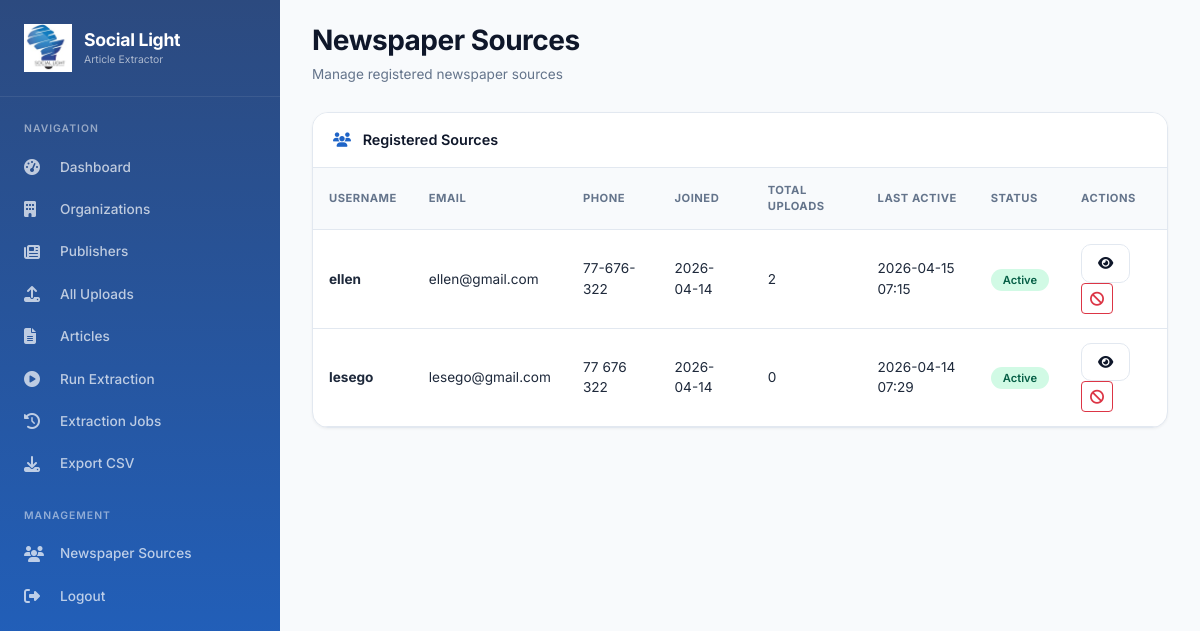
The page /users/list/ (signed in) on the database its author committed.
### users/models.py (models this page shows, shortened)
class User(AbstractUser):
    phone = models.CharField(max_length=20, blank=True, null=True)
    class Meta:
        db_table = 'users'

### users/views.py (the view)
# urls.py: path('list/', views.user_list, name='user_list'),
@staff_member_required
def user_list(request):
    users = User.objects.filter(is_staff=False, is_superuser=False)
    user_data = []
    for user in users:
        upload_count = NewspaperUpload.objects.filter(user=user).count()
        user_data.append({
            'id': user.id,
            'username': user.username,
            'email': user.email,
            'phone': user.phone,
            'date_joined': user.date_joined,
            'last_login': user.last_login,
            'is_active': user.is_active,
            'upload_count': upload_count,
        })
    return render(request, 'users/user_list.html', {'users': user_data})

### templates/users/user_list.html (shortened to what this page needs)
{% extends 'base.html' %}
{% block content %}
<div class="page-header">
    <h1>Newspaper Sources</h1>
    <p>Manage registered newspaper sources</p>
</div>
<div class="section-card">
    <div class="section-header">
        <i class="fas fa-users"></i> Registered Sources
    </div>
    <div class="table-responsive">
        <table class="data-table">
            <thead>
                <tr>
                    <th>Username</th>
                    <th>Email</th>
                    <th>Phone</th>
                    <th>Joined</th>
                    <th>Total Uploads</th>
                    <th>Last Active</th>
                    <th>Status</th>
                    <th>Actions</th>
                </tr>
            </thead>
            <tbody>
                {% for user in users %}
                <tr>
                    <td><strong>{{ user.username }}</strong></td>
                    <td>{{ user.email }}</td>
                    <td>{{ user.phone|default:"-" }}</td>
                    <td>{{ user.date_joined|date:"Y-m-d" }}</td>
                    <td>{{ user.upload_count }}</td>
                    <td>{{ user.last_login|date:"Y-m-d H:i"|default:"-" }}</td>
                    <td>
                        {% if user.is_active %}
                            <span class="badge-success">Active</span>
                        {% else %}
                            <span class="badge-danger">Inactive</span>
                        {% endif %}
                    </td>
                    <td>
                        <a href="{% url 'users:user_detail' user.id %}" class="btn btn-sm btn-outline-primary">
                            <i class="fas fa-eye"></i>
                        </a>
                        {% if user.is_active %}
                            <a href="{% url 'users:deactivate_user' user.id %}" class="btn btn-sm btn-outline-danger" onclick="return confirm('Deactivate this user?')">
                                <i class="fas fa-ban"></i>
                            </a>
                        {% else %}
                            <a href="{% url 'users:activate_user' user.id %}" class="btn btn-sm btn-outline-success" onclick="return confirm('Activate this user?')">
                                <i class="fas fa-check"></i>
                            </a>
                        {% endif %}
                    </td>
                </tr>
                {% empty %}
                <tr>
                    <td colspan="8" class="text-center py-4 text-muted">No registered newspaper sources yet</td>
                </tr>
                {% endfor %}
            </tbody>
        </table>
    </div>
</div>
{% endblock %}

### templates/base.html (style rules this page uses)
* { margin: 0; padding: 0; box-sizing: border-box; }
body { font-family: 'Inter', -apple-system, BlinkMacSystemFont, 'Segoe UI', Roboto, sans-serif; background-color: #f8fafc; overflow-x: hidden; }
.page-header { margin-bottom: 28px; }
.page-header h1 { font-size: 1.75rem; font-weight: 700; color: #0f172a; margin: 0; letter-spacing: -0.5px; }
.page-header p { color: #64748b; font-size: 0.85rem; margin: 6px 0 0; }
.section-card { background: white; border-radius: 16px; box-shadow: 0 1px 3px rgba(0,0,0,0.05); border: 1px solid #e2e8f0; margin-bottom: 24px; overflow: hidden; }
.section-header { padding: 16px 20px; border-bottom: 1px solid #e2e8f0; background: white; font-weight: 600; font-size: 0.9rem; color: #0f172a; }
.section-header i { margin-right: 8px; color: #1F64C7; }
.btn-outline-primary { border: 1.5px solid #e2e8f0; background: white; color: #0f172a; padding: 8px 16px; font-size: 0.85rem; font-weight: 500; border-radius: 10px; }
.data-table { width: 100%; }
.data-table th { font-size: 0.7rem; font-weight: 700; text-transform: uppercase; letter-spacing: 0.5px; color: #64748b; padding: 14px 16px; background: #f8fafc; border-bottom: 1px solid #e2e8f0; }
.data-table td { padding: 14px 16px; font-size: 0.85rem; border-bottom: 1px solid #e2e8f0; color: #1e293b; }
.badge-success { background: #d1fae5; color: #065f46; padding: 4px 12px; border-radius: 20px; font-size: 0.7rem; font-weight: 600; }

### rows shown on the page
User: username "ellen", email "ellen@gmail.com", phone "77-676-322", date_joined "2026-04-14", last_login "2026-04-15 07:15"
User: username "lesego", email "lesego@gmail.com", phone "77 676 322", date_joined "2026-04-14", last_login "2026-04-14 07:29"

### other values the page prints
{{ user.upload_count }} "2" "0"
